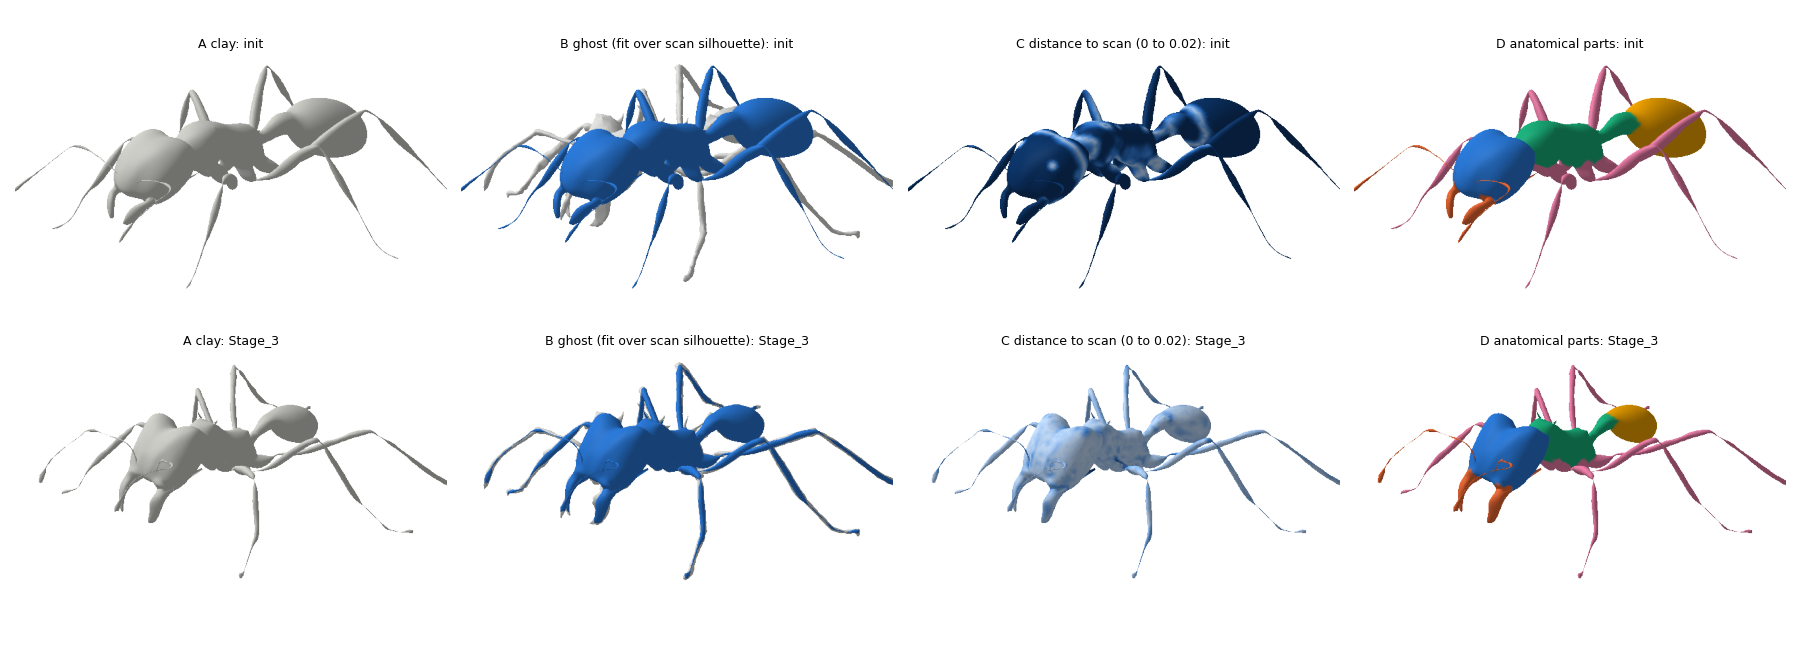

This figure's Python source:
"""Style options for the Task 2 panels (mock-up sheet, not the figure): init and Stage_3 of specimen 13,
same dorsolateral camera, four surface treatments.

  A clay      neutral light-grey matte, softer light (ambient up, specular down)
  B ghost     fit in one colour drawn over the scan's grey silhouette: grey = scan not covered by the fit
  C distance  fit coloured by distance to the scan surface, one-hue sequential ramp (light -> dark blue),
              clipped at 0.02 (2 x the F-score tau), same scale in every panel
  D parts     anatomical parts in the validated categorical order (blue, orange, aqua, yellow, magenta)

    python diagnostics/fig_registration_stages/probes/style_options_PROBE.py
"""

import os
import sys

import numpy as np
import torch
import matplotlib

matplotlib.use("Agg")
import matplotlib.pyplot as plt  # noqa: E402
from matplotlib.colors import LinearSegmentedColormap  # noqa: E402

HERE = os.path.dirname(os.path.abspath(__file__))
sys.path.insert(0, os.path.dirname(HERE))
import render_stages as RS  # noqa: E402
from pytorch3d.ops import sample_points_from_meshes  # noqa: E402
from pytorch3d.renderer import (  # noqa: E402
    FoVOrthographicCameras, Materials, MeshRasterizer, MeshRenderer, PointLights, RasterizationSettings,
    SoftPhongShader, look_at_view_transform,
)
from pytorch3d.structures import Meshes  # noqa: E402
from scipy.spatial import cKDTree  # noqa: E402

RUN = os.path.join(os.path.dirname(HERE), "run_cpu1")
SEQ = ["#cde2fb", "#9ec5f4", "#6da7ec", "#3987e5", "#256abf", "#184f95", "#0d366b"]  # blue 100..700
PARTS = {"head": "#2a78d6", "mandible": "#eb6834", "antenna": "#eb6834", "thorax": "#1baf7a",
         "waist": "#1baf7a", "wing": "#1baf7a", "gaster": "#eda100", "legs": "#e87ba4"}
CLAY, FIT, SCAN = (0.80, 0.80, 0.78), (0.165, 0.47, 0.84), (0.86, 0.86, 0.85)
DMAX = 0.02


def soft_renderer(size=640):
    elev, azim = RS.VIEWS["dorsolateral"]
    R, T = look_at_view_transform(dist=2.6, elev=elev, azim=azim)
    cam = FoVOrthographicCameras(device=RS.DEV, R=R, T=T, scale_xyz=((1.15, 1.15, 1.15),))
    lights = PointLights(device=RS.DEV, location=[[2.0, 3.0, 2.0]], ambient_color=((0.55, 0.55, 0.55),),
                         diffuse_color=((0.5, 0.5, 0.5),), specular_color=((0.05, 0.05, 0.05),))
    mat = Materials(device=RS.DEV, shininess=8.0)
    return MeshRenderer(
        rasterizer=MeshRasterizer(cameras=cam, raster_settings=RasterizationSettings(image_size=size, faces_per_pixel=1)),
        shader=SoftPhongShader(device=RS.DEV, cameras=cam, lights=lights, materials=mat),
    )


def hex_rgb(h):
    return tuple(int(h[i:i + 2], 16) / 255 for i in (1, 3, 5))


def over(top, bottom):
    a = top[..., 3:4]
    rgb = top[..., :3] * a + bottom[..., :3] * (1 - a)
    return np.dstack([rgb, np.maximum(top[..., 3], bottom[..., 3])])


def main():
    z = np.load(os.path.join(RUN, "probes", "focus_meshes.npz"), allow_pickle=True)
    faces, tv, tf = z["faces"], z["target_verts"], z["target_faces"]
    parts = z["part_of_vertex"]
    tgt = Meshes(verts=[torch.tensor(tv, dtype=torch.float32)], faces=[torch.tensor(tf)])
    torch.manual_seed(0)
    tree = cKDTree(sample_points_from_meshes(tgt, 300_000)[0].numpy())
    cmap = LinearSegmentedColormap.from_list("blue_seq", SEQ)
    r = soft_renderer()
    scan_img = RS.render([(tv, tf, RS.solid(tv, SCAN))], r)
    stages = [("init", "init"), ("Stage_3_deform_fine", "Stage_3")]
    styles = ["A clay", "B ghost (fit over scan silhouette)", f"C distance to scan (0 to {DMAX})", "D anatomical parts"]
    imgs = {}
    for st, lab in stages:
        v = z[st]
        d, _ = tree.query(v)
        imgs[("A", lab)] = RS.render([(v, faces, RS.solid(v, CLAY))], r)
        imgs[("B", lab)] = over(RS.render([(v, faces, RS.solid(v, FIT))], r), scan_img)
        imgs[("C", lab)] = RS.render([(v, faces, cmap(np.clip(d / DMAX, 0, 1))[:, :3])], r)
        imgs[("D", lab)] = RS.render([(v, faces, np.array([hex_rgb(PARTS.get(p, "#898781")) for p in parts]))], r)
        print(lab, "distance fit->scan: median", round(float(np.median(d)), 4), "p95", round(float(np.percentile(d, 95)), 4),
              "frac > 0.01", round(float((d > 0.01).mean()), 3), flush=True)
    y0, y1, x0, x1 = RS.crop_box(list(imgs.values()) + [scan_img])
    fig, ax = plt.subplots(2, 4, figsize=(18, 6.5))
    for j, (key, title) in enumerate(zip("ABCD", styles)):
        for i, (_, lab) in enumerate(stages):
            ax[i, j].imshow(imgs[(key, lab)][y0:y1, x0:x1])
            ax[i, j].set_title(f"{title}: {lab}", fontsize=9)
            ax[i, j].axis("off")
    out = os.path.join(HERE, "style_options_PROBE.png")
    fig.tight_layout()
    fig.savefig(out, dpi=100, facecolor="white")
    print("wrote", out)


if __name__ == "__main__":
    main()
